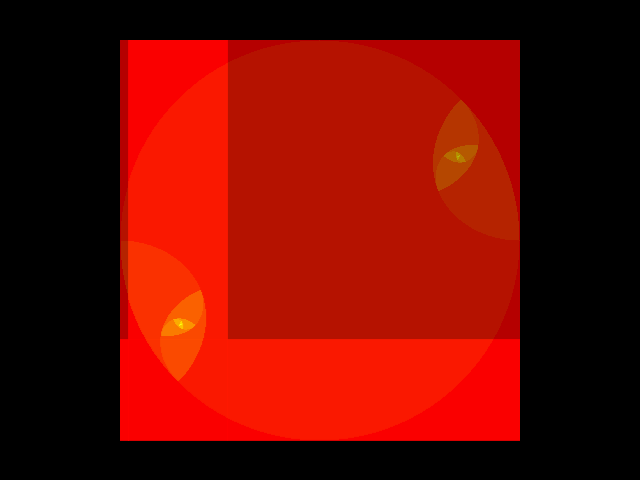
Frame 1 (no input)
Frame 60 (the mouse pressed at the canvas centre just before this capture): identical to frame 1, image omitted
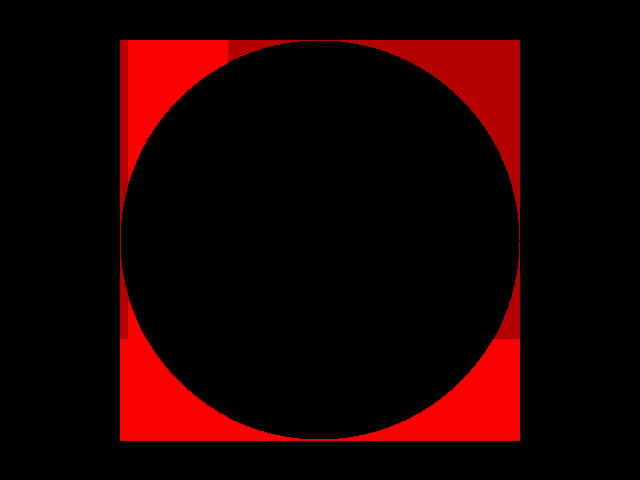
Frame 120 (the mouse held since frame 60 and released just before this capture)

The Processing sketch that drew these frames (run headless with seeded random() and noise(); from frame 60 on, the mouse is pressed at the canvas centre):

// Processing sketch: Fractals
// ── Fractals.pde

void setup() {
  size(640, 480);
  
  
}

color n2color(int n) {
  if (n < 10) {
    return color(255, n*25, 0); 
  } else if (n < 20) {
    return color(255, 255, (n-10)*25);
  } else if (n < 30) {
    return color((n-20) * 10, 255, 255);
  } else {
    return color(n *6); 
  }
  
  
}


Complex z;

void f(Complex z, float x, float y) {
  float xx = (z.x*z.x) - (z.y*z.y) + x;
  float yy = 2 * z.x * z.y + y;
  z.x = xx;
  z.y = yy;
}


void draw() {
  background(0);
  translate(width/2, height/2);
  scale(1, -1);

  for (float x = -1; x <= 1; x+=0.005) {
    for (float y = -1; y <= 1; y+=0.005) {
      z = new Complex(x, y);

      Complex t = new Complex(x, y);
      
      int n = 0;
      while(t.amp() < 1) {
        f(t, map(mouseX, 0, width, -1, 1), map(mouseY, 0, height, -1, 1));
        n++;
        if (n>50)
          break;
      }
      

      z.draw(n2color(n));
    }
  }
        println(map(mouseX, 0, width, -1, 1));
      println(map(mouseY, 0, height, -1, 1));
}
// ── complex.pde
class Complex {
  
  float x;
  float y;
  float zoom = 200;
  
  Complex(float _x, float _y) {
    x = _x;
    y = _y;
  }
  
  void draw(color c) {
    stroke(c);
    point(x*zoom, y*zoom);
  }
  
  float amp() {
    return sqrt(x*x + y*y); 
  }
  
}
